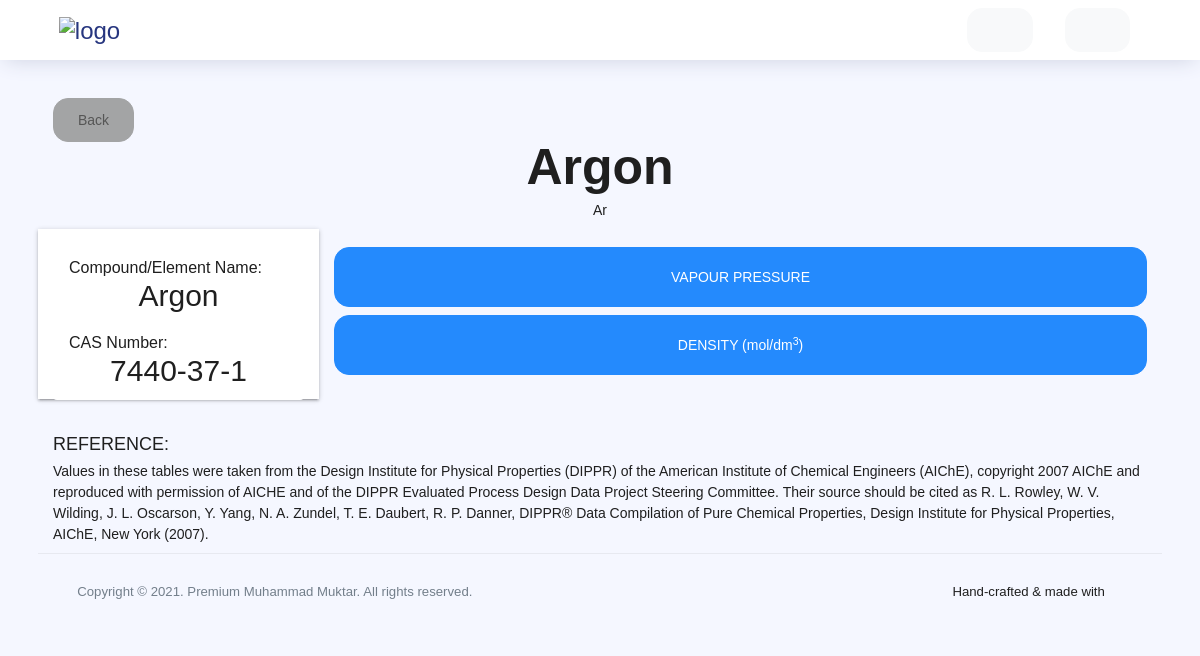
The app's page /element/14/ with its own data.
### core/models.py (models this page shows, shortened)
class Element(models.Model):
    name = models.CharField(max_length=300, blank=True, null=True)
    formula= RichTextUploadingField(max_length=200,blank=True, null=True)
    CASno = models.CharField(max_length=300,blank=True, null=True)

### core/views.py (the view)
# urls.py: path('element/<int:id>/', element_detail, name='ProcessDetail')
def element_detail(request, id):
    ele = get_object_or_404(Element, id = id)
    vpiol = Vapor_Pressure_Of_IOL.objects.filter(el = ele).first()
    diol = DensityOfIOL.objects.filter(el = ele).first()
    ccioc = CriticalConstantsAndAFIOC.objects.filter(el = ele).first()
    hviol = HeatofVaporizationOIOL.objects.filter(el = ele).first()
    hciol = HeatCapacityOIOL.objects.filter(el = ele).first()
    hccpiolp = HeatCapacityAtConstantPOIOLpolynomial.objects.filter(el = ele).first()
    hccpiolh = HeatCapacityAtConstantPOIOLhyperbolic.objects.filter(el = ele).first()
    eandg = EnthalpyandGibbs.objects.filter(el = ele).first()
    vvios = VaporViscosityIOS.objects.filter(el = ele).first()
    viol = ViscosityofIOL.objects.filter(el = ele).first()
    vtios = VaporThermalofIOS.objects.filter(el = ele).first()
    tciol = ThermalConductivityofIOL.objects.filter(el = ele).first()
    now = datetime.date(datetime.now())
    context = {
        'ele': ele,
        'vpiol': vpiol,
        'diol': diol,
        'ccioc': ccioc,
        'hviol': hviol,
        'hciol': hciol,
        'hccpiolp': hccpiolp,
        'hccpiolh': hccpiolh,
        'eandg': eandg,
        'vvios': vvios,
        'viol': viol,
        'vtios': vtios,
        'tciol': tciol,
        'now': now,
    }
    return render (request, 'pro_detail.html', context)

### templates/pro_detail.html (shortened to what this page needs)
{% extends "static.html" %}{% load static %}{% load humanize %} {% block static %}
<div class="container-scroller">
    {% include "navbar.html" %}
    <div class="container-fluid page-body-wrapper">
        <div class="main-panel">
            <div class="content-wrapper">
                <section class="content">
                    <section class="container-fluid">
                        <section class="row">
                            <section class="col col-lg-12">
                                <span><a class="btn btn-secondary" href="" style="color:#565656;">Back</a></span>
                            </section>
                        </section>
                        <section class="">
                            <section class="text-center">
                                <h1 class="font-weight-bold baller">{{ele.name}} </h1>
                                <p>{{ele.formula |safe}}</p>
                            </section>
                        </section>
                        <section class="row">
                            <section class="col col-lg-3 col-md-3 col-sm-12 profile-wrapper">
                                <section class="text-centered" style="margin-top: 3px;">
                                    <ul class="list-group">
                                        <li class="list-group-item">
                                            <h5>Compound/Element Name: <br>
                                                <p class="text-center" style="font-size: 30px; margin-top: 10px;">{{ ele.name}}</p>
                                            </h5>
                                        </li>
                                        <li class="list-group-item">
                                            <h5>CAS Number: <br>
                                                <p class="text-center" style="font-size: 30px;margin-top: 10px;">{{ ele.CASno }}</p>
                                            </h5>
                                        </li>
                                    </ul>
                                </section>
                            </section>
                            <section class="col col-lg-9">
                                <div class="panel-group" id="accordion" role="tablist" aria-multiselectable="true">
                                    <br>
                                        {% if vpiol %}
                                        <div class="panel panel-default">
                                            <div class="panel-heading" role="tab" id="headingTwo">
                                                <h4 class="panel-title">
                                                    <a class="btn btn-info btn-lg btn-block" role="button" data-toggle="collapse" data-parent="#accordion" href="#collapseTwo" aria-expanded="true" aria-controls="collapseTwo">
VAPOUR PRESSURE
</a>
                                                </h4>
                                            </div>
                                        </div>
                                        {% endif %}  {% if diol %}
                                                <div class="panel panel-default">
                                                    <div class="panel-heading" role="tab" id="headingFour">
                                                        <h4 class="panel-title">
                                                            <a class="btn btn-info btn-lg btn-block" role="button" data-toggle="collapse" data-parent="#accordion" href="#collapseFour" aria-expanded="true" aria-controls="collapseFour">DENSITY (mol/dm<sup>3</sup>)</a>
                                                        </h4>
                                                    </div>
                                                </div>
                                                {% endif %}
                                                                                </div>
                            </section>
                        </section>
                        <br><br>
                        <h4>REFERENCE:</h4>
                        <P>Values in these tables were taken from the Design Institute for Physical Properties (DIPPR) of the American Institute of Chemical Engineers (AIChE), copyright 2007 AIChE and reproduced with permission of AICHE and of the DIPPR
                            Evaluated Process Design Data Project Steering Committee. Their source should be cited as R. L. Rowley, W. V. Wilding, J. L. Oscarson, Y. Yang, N. A. Zundel, T. E. Daubert, R. P. Danner, DIPPR® Data Compilation of Pure Chemical
                            Properties, Design Institute for Physical Properties, AIChE, New York (2007).</P>
                    </section>
                    {% include "footer.html" %}
                </section>
                </div>
                </div>
                </div>
                </div>
                {% endblock static %}

### templates/pro_detail.html (style rules this page uses)
.profile-wrapper { background: #fff; -webkit-box-shadow: 0 2px 2px 0 rgba(0, 0, 0, 0.14), 0 3px 1px -2px rgba(0, 0, 0, 0.12), 0 1px 5px 0 rgba(0, 0, 0, 0.2); box-shadow: 0 2px 2px 0 rgba(0, 0, 0, 0.14), 0 3px 1px -2px rgba(0, 0, 0, 0.12), 0 1px 5px 0 rgba(0, 0, 0, 0.2); padding-top: 10px; }
.list-group { margin-top: 10px; }
.list-group-item { position: relative; display: block; padding: 10px 15px; margin-bottom: -1px; background-color: #fff; border: 1px solid transparent; font-size: 30px; }
.panel-default>.panel-heading { color: #fff !important; }

### records on screen
Element: name "Argon", formula "Ar", CASno "7440-37-1"
